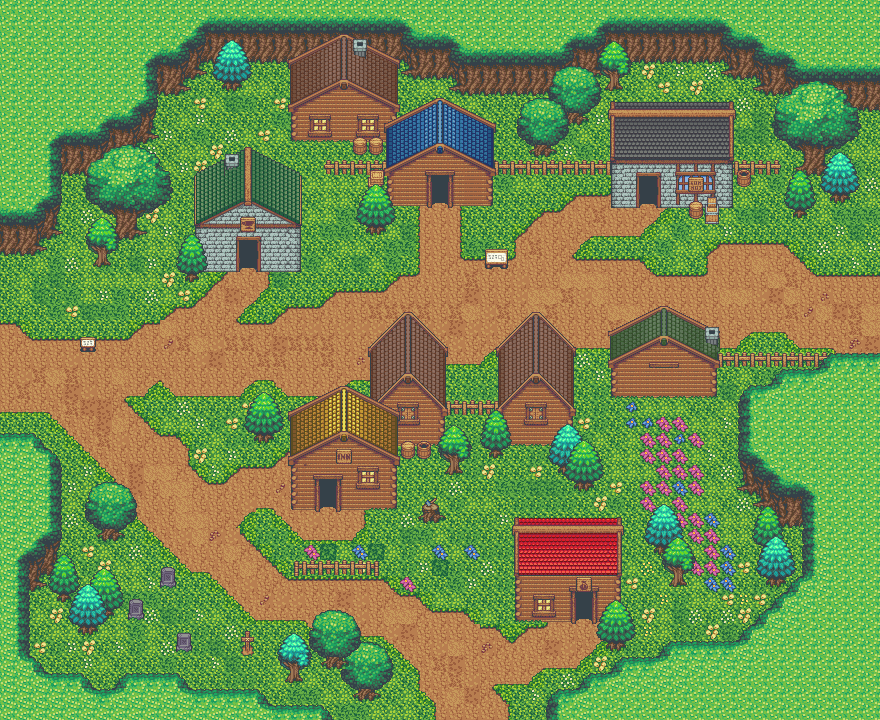

The image is a tile-based game level rendered from a .tmx file. Its description and source (layers, tilesets, objects; grid data summarised) follow:
An orthogonal 55x45 tile map with 16x16 px tiles, 10 tile layers (Terrain_One, Terrin_Two, Borders, Decorations_One, ...), 4 tilesets and 107 objects (8x PLAYER_START, LIBRARY, HOUSE_ONE, ARMORER, INN_FIRST_FLOOR, ...).

<map version="1.0" orientation="orthogonal" renderorder="right-down" width="55" height="45" tilewidth="16" tileheight="16" backgroundcolor="#005500" nextobjectid="624">
 <tileset firstgid="1" name="tileset1" tilewidth="16" tileheight="16" tilecount="1833" columns="39">
  <image source="../objects/tileset1.png" trans="ffffff" width="624" height="752" />
  <terraintypes>
   <terrain name="Dirt-Grass" tile="107" />
   <terrain name="Rock-Grass" tile="146" />
   <terrain name="Grass-Dirt" tile="112" />
   <terrain name="cobble-grass" tile="264" />
   <terrain name="New Terrain" tile="-1" />
  </terraintypes>
  <tile id="100" terrain="4,4,4,4" />
  <tile id="101" terrain=",4,4,4" />
  <tile id="102" terrain="4,,4,4" />
  <tile id="103" terrain=",,4,4" />
  <tile id="104" terrain="4,4,,4" />
  <tile id="105" terrain=",4,,4" />
  <tile id="107" terrain=",,,4" />
  <tile id="108" terrain="4,4,4," />
  <tile id="110" terrain="4,,4," />
  <tile id="111" terrain=",,4," />
  <tile id="112" terrain="4,4,," />
  <tile id="113" terrain=",4,," />
  <tile id="114" terrain="4,,," />
  <tile id="140" terrain="1,,," />
  <tile id="141" terrain=",1,," />
  <tile id="142" terrain="1,1,," />
  <tile id="143" terrain=",,1," />
  <tile id="144" terrain=",,1," />
  <tile id="256" terrain="3,3,3,3" />
  <tile id="257" terrain=",3,3,3" />
  <tile id="258" terrain="3,,3,3" />
  <tile id="259" terrain=",,3,3" />
  <tile id="260" terrain="3,3,,3" />
  <tile id="261" terrain=",3,,3" />
  <tile id="262" terrain="3,,,3" />
  <tile id="263" terrain=",,,3" />
  <tile id="264" terrain="3,3,3," />
  <tile id="265" terrain=",3,3," />
  <tile id="266" terrain="3,,3," />
  <tile id="267" terrain=",,3," />
  <tile id="268" terrain="3,3,," />
  <tile id="269" terrain=",3,," />
  <tile id="270" terrain="3,,," />
 </tileset>
 <tileset firstgid="1834" name="outside" tilewidth="16" tileheight="16" tilecount="1248" columns="52">
  <image source="../objects/outside.png" trans="ffffff" width="832" height="384" />
 </tileset>
 <tileset firstgid="3082" name="house" tilewidth="16" tileheight="16" tilecount="2448" columns="72">
  <image source="../objects/house.png" trans="ffffff" width="1152" height="544" />
  <terraintypes>
   <terrain name="New Terrain" tile="-1" />
  </terraintypes>
 </tileset>
 <tileset firstgid="5530" name="inside" tilewidth="16" tileheight="16" tilecount="1680" columns="48">
  <image source="../objects/inside.png" trans="ffffff" width="768" height="560" />
 </tileset>
 <layer name="Terrain_One" width="55" height="45">
  <data>[2475 cells, 2475 non-empty, 35 distinct tile ids]</data>
 </layer>
 <layer name="Terrin_Two" width="55" height="45">
  <data>[2475 cells, 76 non-empty, 8 distinct tile ids]</data>
 </layer>
 <layer name="Borders" width="55" height="45">
  <data>[2475 cells, 684 non-empty, 32 distinct tile ids]</data>
 </layer>
 <layer name="Decorations_One" width="55" height="45">
  <data>[2475 cells, 71 non-empty, 36 distinct tile ids]</data>
 </layer>
 <layer name="House_One" width="55" height="45">
  <data>[2475 cells, 379 non-empty, 209 distinct tile ids]</data>
 </layer>
 <layer name="House_Two" width="55" height="45">
  <data>[2475 cells, 66 non-empty, 66 distinct tile ids]</data>
 </layer>
 <layer name="House_Three" width="55" height="45">
  <data>[2475 cells, 24 non-empty, 20 distinct tile ids]</data>
 </layer>
 <layer name="Decorations_Two" width="55" height="45">
  <data>[2475 cells, 16 non-empty, 8 distinct tile ids]</data>
 </layer>
 <layer name="Trees_One" width="55" height="45">
  <data>[2475 cells, 224 non-empty, 108 distinct tile ids]</data>
 </layer>
 <layer name="Trees_Two" width="55" height="45">
  <data>[2475 cells, 148 non-empty, 60 distinct tile ids]</data>
 </layer>
 <objectgroup name="MAP_COLLISION_LAYER">
  <object id="1" x="656" y="96" width="80" height="112" />
  <object id="2" x="608" y="96" width="48" height="80" />
  <object id="3" x="608" y="176" width="32" height="32" />
  <object id="4" x="496" y="160" width="112" height="16" />
  <object id="5" x="736" y="160" width="48" height="16" />
  <object id="7" x="688" y="208" width="32" height="16" />
  <object id="13" x="784" y="112" width="32" height="112" />
  <object id="17" x="816" y="80" width="31.3333" height="128" />
  <object id="18" x="720" y="352" width="159" height="16" />
  <object id="19" x="608" y="336" width="112" height="64" />
  <object id="20" x="608" y="320" width="112" height="16" />
  <object id="26" x="496" y="336" width="80" height="112" />
  <object id="27" x="512" y="320" width="48" height="16" />
  <object id="35" x="448" y="400" width="48" height="16" />
  <object id="36" x="480" y="448" width="32" height="16" />
  <object id="37" x="480" y="416" width="16" height="32" />
  <object id="38" x="448" y="432" width="16" height="48" />
  <object id="40" x="432" y="336" width="16" height="128" />
  <object id="41" x="400" y="336" width="32" height="128" />
  <object id="42" x="384" y="320" width="48" height="16" />
  <object id="44" x="368" y="336" width="32" height="64" />
  <object id="48" x="288" y="400" width="112" height="80" />
  <object id="53" x="483.667" y="247.833" width="24.5" height="22" />
  <object id="55" x="448" y="112" width="48" height="96" />
  <object id="56" x="432" y="96" width="16" height="80" />
  <object id="60" x="384" y="96" width="48" height="112" />
  <object id="69" x="352" y="144" width="32" height="16" />
  <object id="71" x="320" y="160" width="64" height="16" />
  <object id="72" x="368" y="176" width="16" height="64" />
  <object id="79" x="256" y="176" width="48" height="96" />
  <object id="80" x="240" y="144" width="16" height="96" />
  <object id="82" x="192" y="160" width="48" height="112" />
  <object id="84" x="176" y="224" width="16" height="48" />
  <object id="96" x="80" y="336" width="16" height="16" />
  <object id="100" x="288" y="480" width="32" height="32" />
  <object id="102" x="336" y="480" width="64" height="32" />
  <object id="104" x="416" y="496" width="32" height="32" />
  <object id="107" x="160" y="560" width="16" height="32" />
  <object id="110" x="128" y="592" width="16" height="32" />
  <object id="111" x="176" y="624" width="16" height="32" />
  <object id="112" x="240" y="624" width="16" height="32" />
  <object id="122" x="352" y="672" width="32" height="32" />
  <object id="124" x="512" y="512" width="64" height="112" />
  <object id="125" x="576" y="512" width="48" height="80" />
  <object id="162" x="16" y="560" width="16" height="96" />
  <object id="164" x="32" y="656" width="16" height="16" />
  <object id="165" x="48" y="672" width="48" height="16" />
  <object id="166" x="80" y="688" width="48" height="16" />
  <object id="168" x="112" y="672" width="80" height="16" />
  <object id="169" x="192" y="688" width="80" height="16" />
  <object id="170" x="272" y="704" width="64" height="16" />
  <object id="171" x="544" y="688" width="48" height="32" />
  <object id="172" x="592" y="672" width="32" height="16" />
  <object id="173" x="608" y="656" width="64" height="16" />
  <object id="175" x="656" y="640" width="96" height="16" />
  <object id="185" x="848" y="80" width="32" height="32" />
  <object id="189" x="176" y="64" width="16" height="32" />
  <object id="190" x="144" y="80" width="32" height="16" />
  <object id="191" x="144" y="96" width="16" height="48" />
  <object id="193" x="48" y="160" width="16" height="80" />
  <object id="194" x="0" y="240" width="48" height="16" />
  <object id="212" x="880" y="0" width="16" height="720" />
  <object id="213" x="0" y="720" width="896" height="16" />
  <object id="215" x="-16" y="0" width="16" height="736" />
  <object id="216" x="-16" y="-16" width="912" height="16" />
  </objectgroup>
 <objectgroup name="MAP_SPAWNS_LAYER">
  <!-- 8 objects omitted --></objectgroup>
 <objectgroup name="MAP_PORTAL_LAYER">
  <!-- 5 objects omitted --></objectgroup>
</map>
<!-- 42 of 107 objects omitted -->
